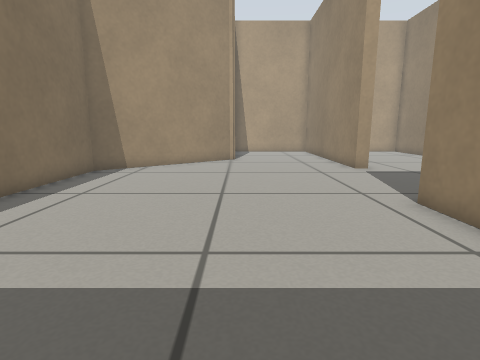
view 1 (above)

12 first-person views from a walk through a Gazebo world. The camera is 0.45 m above the floor, tilts 10° down and sees 80° across. The floor is counted in squares, 0.25 m on a side. Each view is taken from the middle of a square. On the plan, view 1 faces up. The plan holds only what a view shows up to about 16 squares ahead; the rest is blank.

view 2
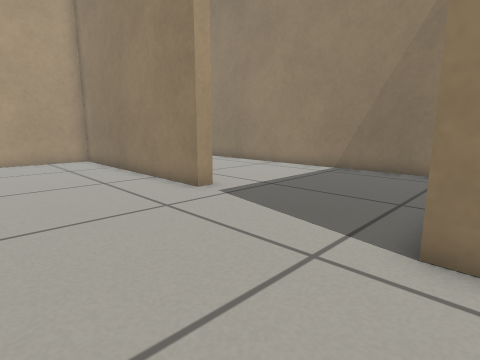

view 3
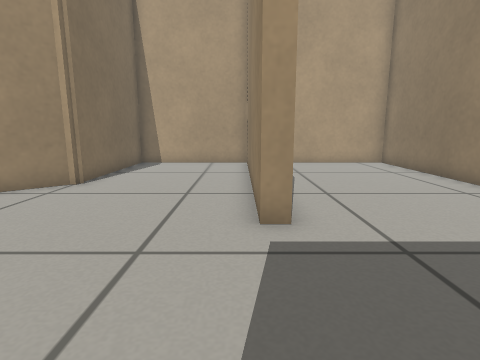

view 4
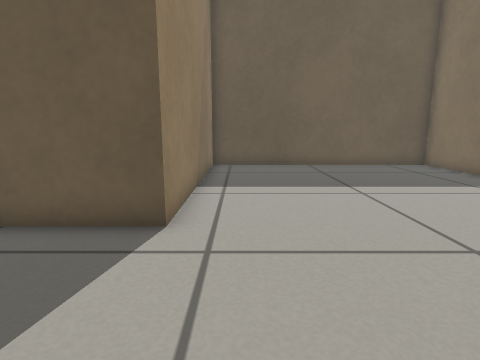

view 5
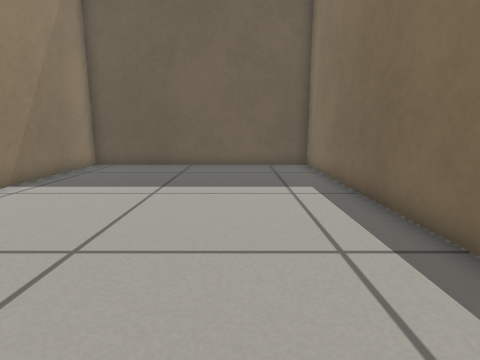

view 6
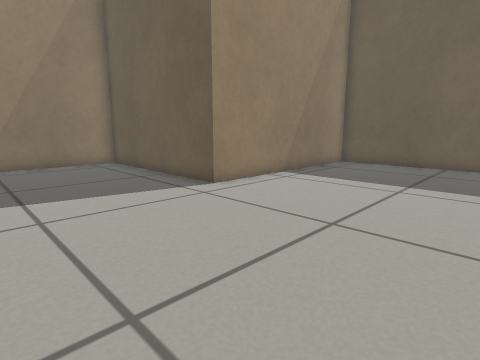

view 7
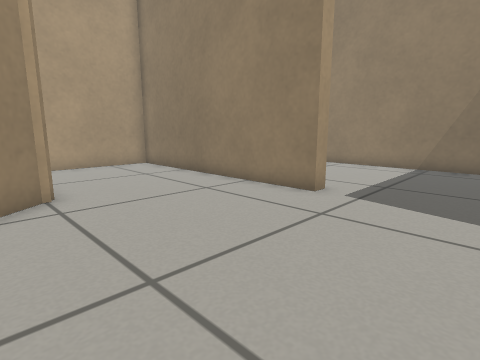

view 8
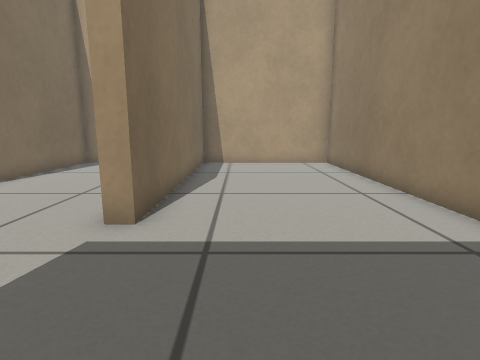

view 9
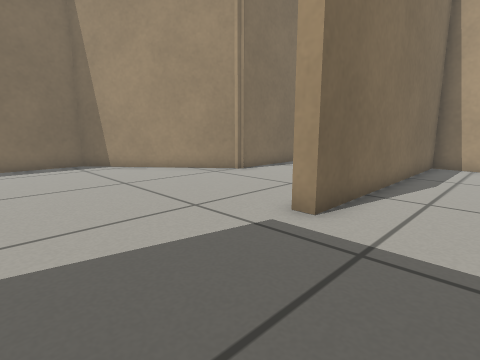

view 10
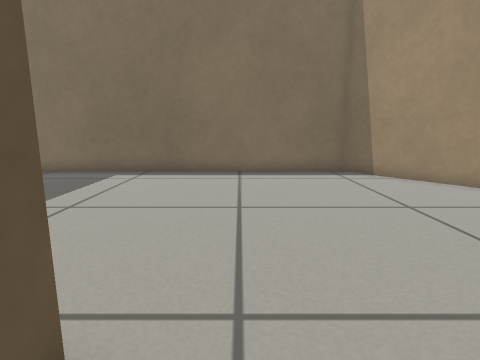

view 11
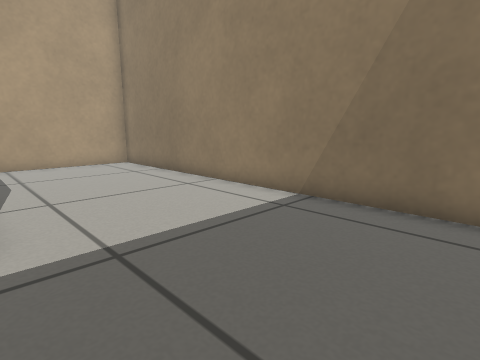

view 12
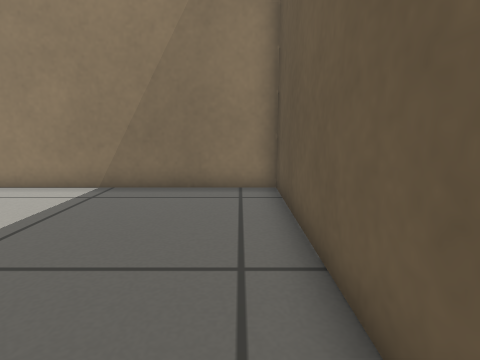

### Floor plan
Points are (right, up) in squares from view 1. A wall is a line through its corners. A room is listed if a view was taken in it or the views show most of it. See-through windows are left out.
Room 1 (views 1, 2, 3, 4, 5, 6, 7, 8, 9, 10, 11, 12)
walls: (5.4, 13.3) (5.4, 23.7) (-0.4, 23.7) (-0.4, 17.4) (-6.4, 12.4) (-6.4, -2.5) (4.4, -2.5) (4.4, 6.9) (12.8, 6.9) (12.8, 23.7) (6, 23.7) (6, 13.3) (5.4, 13.3)

Where each view was taken, in squares from view 1:
view 1: 0 up, 0 right, facing up
view 2: 6 up, 0 right, facing up-right
view 3: 8 up, 5 right, facing up
view 4: 12 up, 3 right, facing down
view 5: 12 up, 3 left, facing down
view 6: 13 up, 3 left, facing down-right
view 7: 9 up, 2 left, facing up-right
view 8: 8 up, 8 right, facing up
view 9: 8 up, 9 right, facing up-left
view 10: 8 up, 6 right, facing left
view 11: 8 up, 6 right, facing up-right
view 12: 8 up, 4 right, facing right
